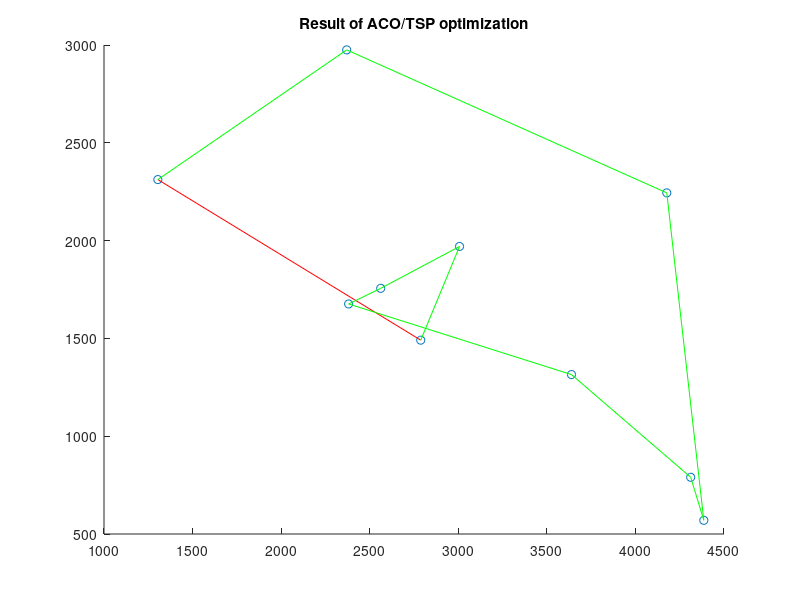
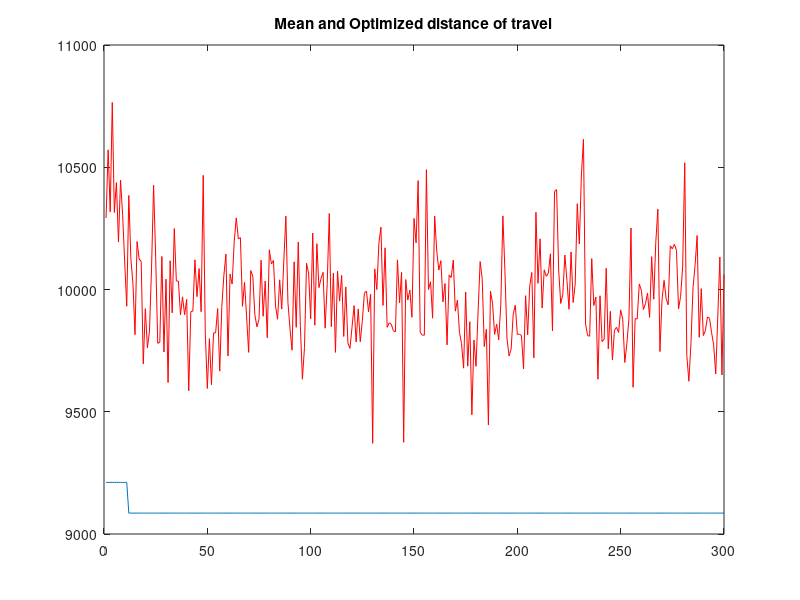

Reproduce these figures in MATLAB, in order.
% The coordinates of cities
C = [[1304,2312];[3639,1315];
    [4312,790];[4386,570];[3007,1970];
    [2562,1756];[2788,1491];[2381,1676];
[4177,2244];[2370,2975]];
NC_max=300; % Maximum number of iterations
m=10; % The number of ants
Alpha=1; % control parameter to pheromone importance
Beta=5; % control parameter to desirability importance
Rho=0.5;% evaporation rate 
Q=10; % intensity of pheromone concentration


% STEP1: Parameter initialization
n=size(C,1); % Record the number of cities
D=zeros(n,n); % List a matrix for filling in the distance between cities
for i=1:n
    for j=1:n
        if i~=j
            D(i,j)=((C(i,1)-C(j,1))^2+(C(i,2)-C(j,2))^2)^0.5; % The distance between cities
        else
            D(i,j)=eps;
% The distance between the city and itself is 0, but the reciprocal needs to be taken later, so eps (floating-point relative precision) is taken
        end
    end
end

Eta=1./D; % Desirability, set to 1/distance
Tau=ones(n,n); % Matrix of pheromone concentration at initial stage
Tabu=zeros(m,n); % Matrix recording the creation of routes
NC=1; % Counter for iteration No.
R_best=zeros(NC_max,n); %Best path at any iteration, row number is the iteration number, 
L_best=inf.*ones(NC_max,1); %Best path length by any ants
L_ave=zeros(NC_max,1); % average path length of all ants


while NC<=NC_max % stop when max specified iteration no. is reached


% STEP2: Place m ants randomly on n cities
  Randpos=[]; % randomly allocate m ants to different cities
  for i=1:(ceil(m/n)) % ceil(m/n),The result of m/n is taken as an integer in the positive infinite direction
    Randpos=[Randpos,randperm(n)];
  end
  Tabu(:,1)=(Randpos(1,1:m))';  %the first column of Tabu now stored with
                                  %the m ants starting city
    

% STEP3: m ants choose the next city according to probability, and complete their travel

  for j=2:n % Do not include the city ants are already in
    for i=1:m
      visited=Tabu(i,1:(j-1)); % Record already visited city, not to visit again
      J=zeros(1,(n-j+1)); % Record cities to be visited
      P=J; % Initialize a vector for probability of visiting the cities
      Jc=1;                   
      for k=1:n
        if isempty(find(visited==k, 1)) % if the city is not visited
          J(Jc)=k;
          Jc=Jc+1; % Add 1 more to be visited city
        end
      end

      % Calculate the probability of city to be visited
      for k=1:length(J) % for all to-be-visited city
        P(k)=(Tau(visited(end),J(k))^Alpha)*(Eta(visited(end),J(k))^Beta);
      end
      P=P/(sum(P));

      % Use Roulette Wheel principle to select the next city to be visited
      Pcum=cumsum(P); % find cumulative sum
      Select=find(Pcum>=rand); % if the cumulative sum > the random number
      to_visit=J(Select(1)); % find the next city to vist
      Tabu(i,j)=to_visit; % for ith ant, record the city no. to vist next
    end
  end
  
  %put the best route of the previous iteration to 1st row of Tabu
  %this is just to attemp to add a constraint so that the results for
  %iteration can have good quality 
 
 if NC>=2
    Tabu(1,:)=R_best(NC-1,:);
 end
    

% STEP4: record the best route of this iteration
  L=zeros(m,1); % record route length for m ants
  for i=1:m
    R=Tabu(i,:);%R Route
    for j=1:(n-1)
      L(i)=L(i)+D(R(j),R(j+1)); % original distance plus the distance between jth city and (j+1)th city
    end
    L(i)=L(i)+D(R(1),R(n)); % distance after 1 iteration
  end
  L_best(NC)=min(L);% take the shortest length
  pos=find(L==L_best(NC));
  R_best(NC,:)=Tabu(pos(1),:); % best path after this iteration
  L_ave(NC)=mean(L); % average length after this iteration
  NC=NC+1; % continue the iteration
    

% STEP5: update pheromone concentration
  Delta_Tau=zeros(n,n); % initial matrics about pheromone concentration
  for i=1:m
    for j=1:(n-1)
      Delta_Tau(Tabu(i,j),Tabu(i,j+1))=Delta_Tau(Tabu(i,j),Tabu(i,j+1))+Q/L(i);          
        %the increase rate of pheromone concentration on edge i, j
    end
    Delta_Tau(Tabu(i,n),Tabu(i,1))=Delta_Tau(Tabu(i,n),Tabu(i,1))+Q/L(i);
        %the increase rate of pheromone concentration on the entire route
  end
  Tau=(1-Rho).*Tau+Delta_Tau; % pheromone concentration update considering evaporation rate


% STEP6: clear Tabu
  
  Tabu=zeros(m,n); % until the max iteration number

end


% STEP7: output results
Pos=find(L_best==min(L_best)); % find the best route
Shortest_Route=R_best(Pos(1),:); % best route after the max iteration number
Shortest_Length=L_best(Pos(1)); % the shortest length after max iteration number

figure
    N=length(R);
    scatter(C(:,1),C(:,2)); % in a figure, plot the city locations
    hold on
    plot([C(R(1),1),C(R(N),1)],[C(R(1),2),C(R(N),2)],'r')
    hold on
    for ii=2:N
        plot([C(R(ii-1),1),C(R(ii),1)],[C(R(ii-1),2),C(R(ii),2)],'g')
        hold on
    end
    title('Result of ACO/TSP optimization') % title

figure 
plot(L_best);
hold on ;                        
plot(L_ave,'r');
title('Mean and Optimized distance of travel'); % title

disp(Shortest_Route);
disp(Shortest_Length);